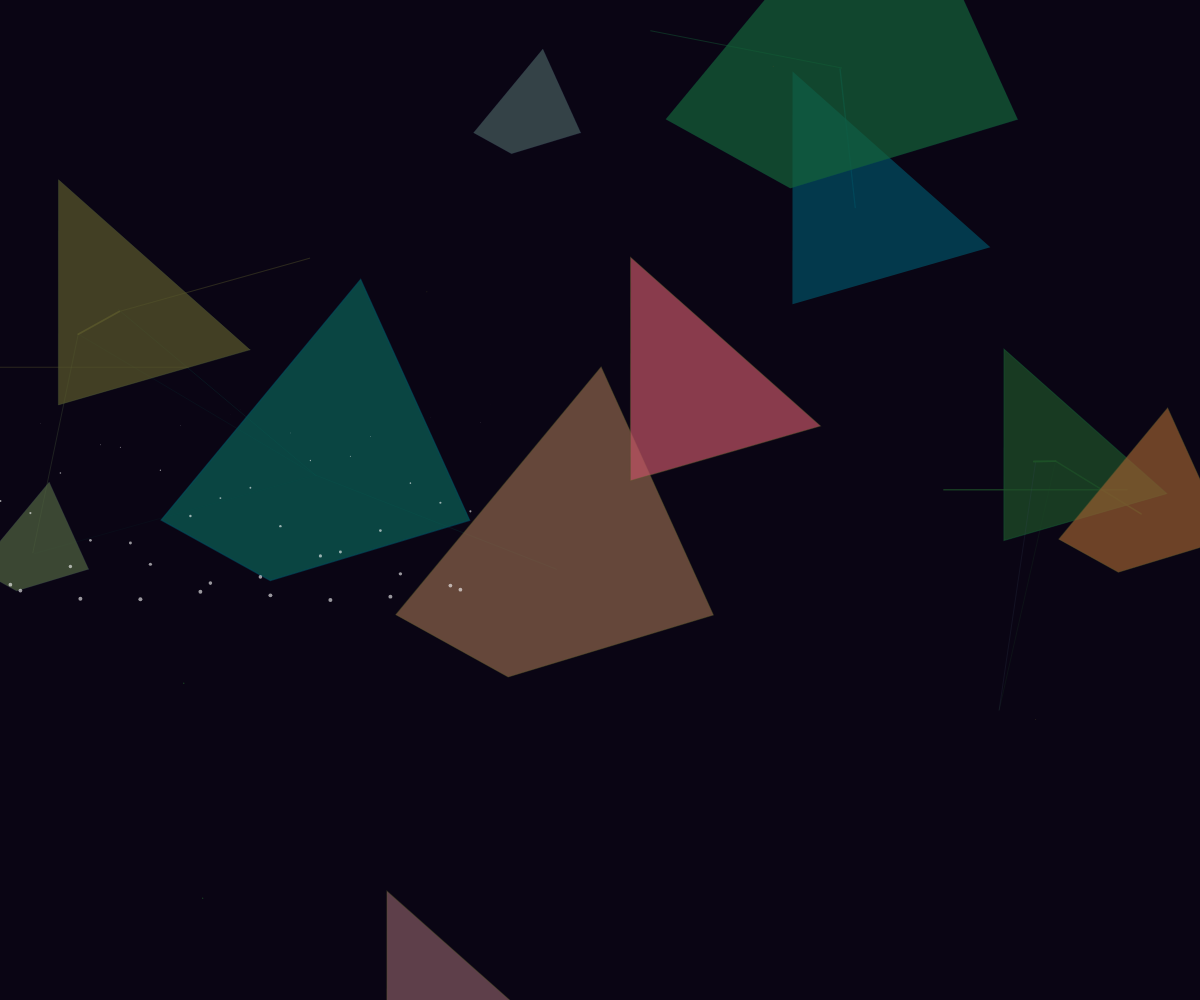
Frame 1 (no input)
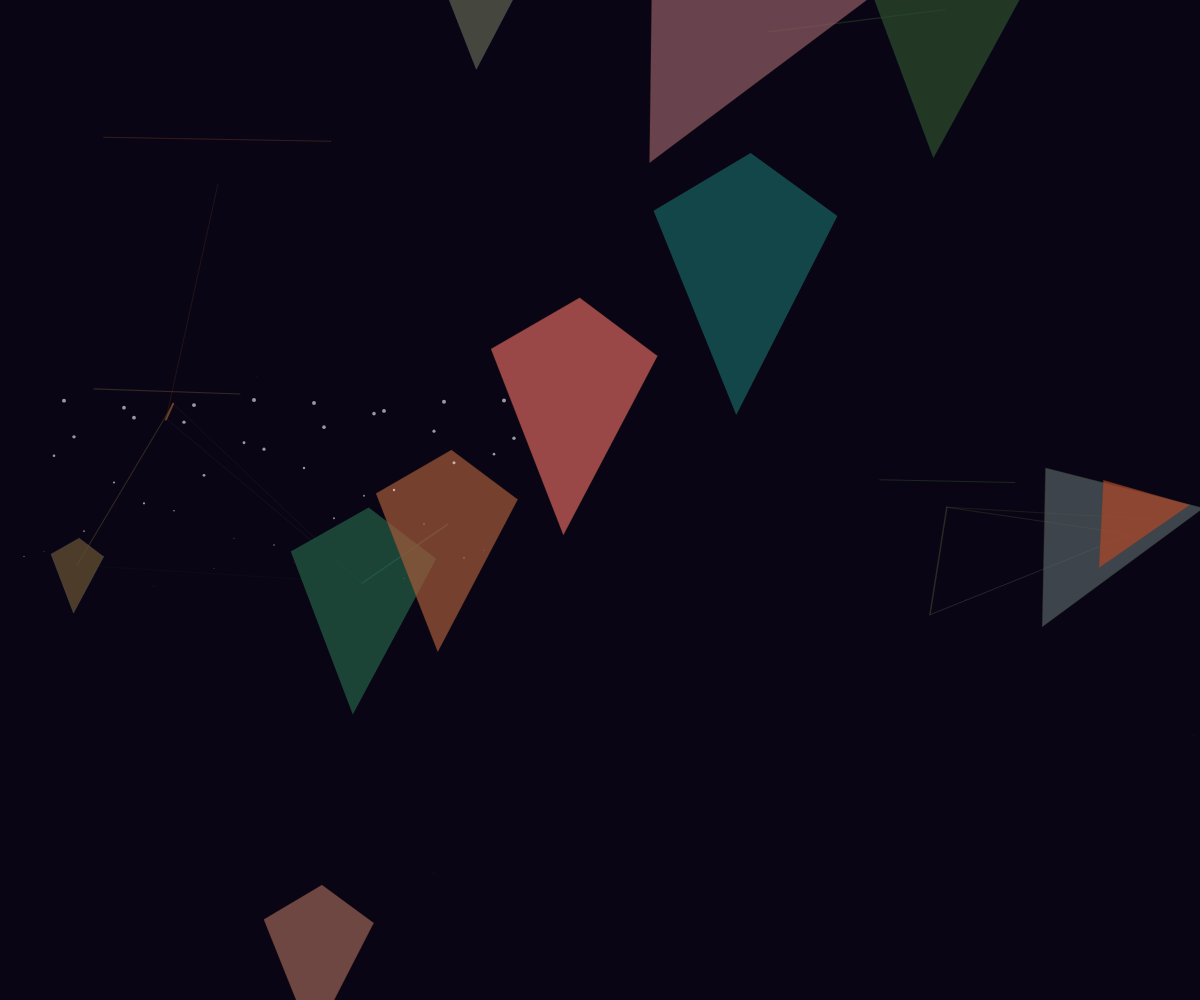
Frame 60 (no input)
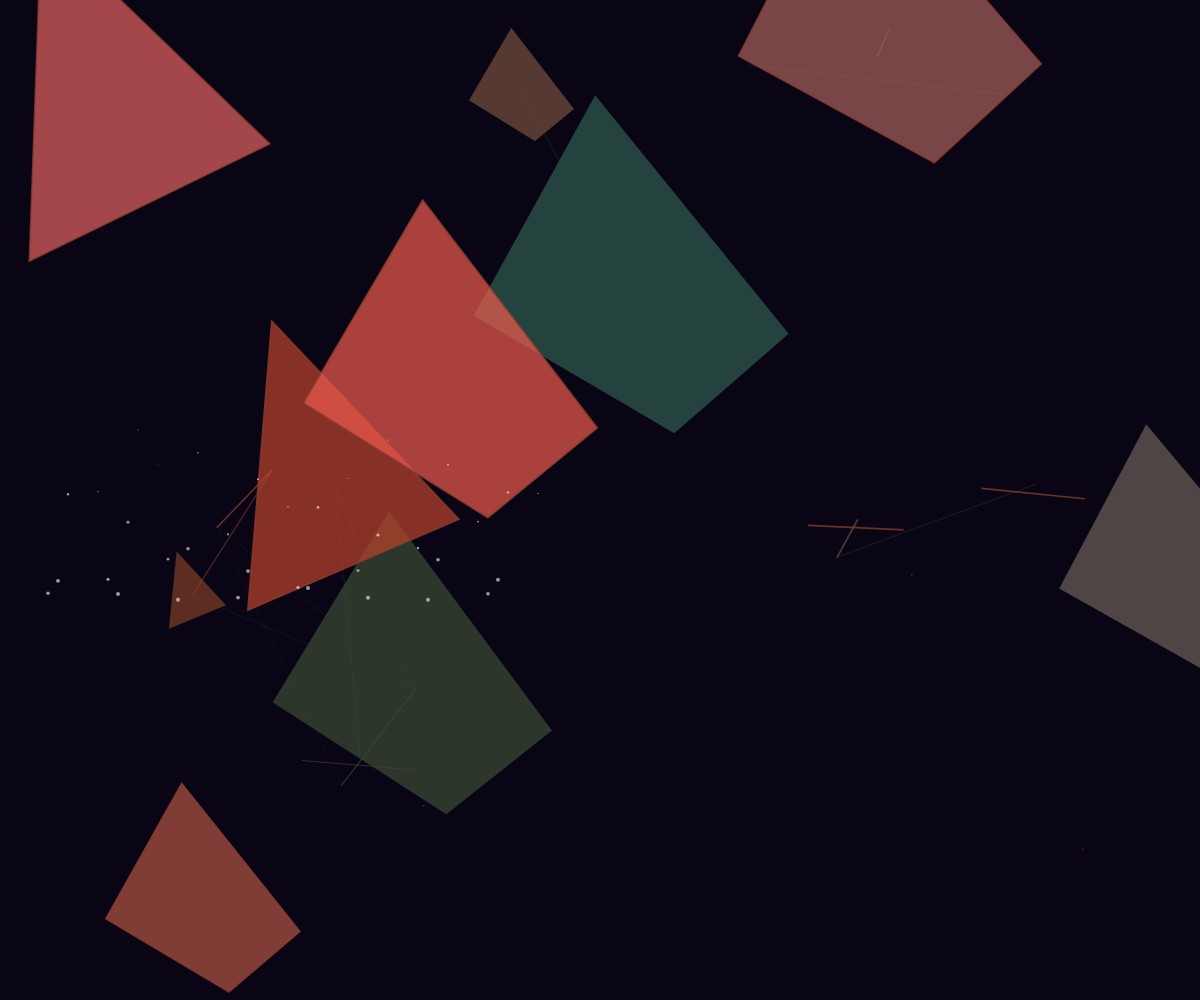
Frame 120 (the mouse pressed at the canvas centre since frame 60)

The p5.js sketch that drew these frames (run headless with seeded random() and noise() and a simulated clock; from frame 60 on, the mouse is pressed at the canvas centre):

// p5.js sketch
// ── sketch.js
let time = 0;
let forms = [];

function setup() {
  createCanvas(windowWidth, windowHeight);
  noStroke();
  
  // Initialize complex interconnected forms
  for (let i = 0; i < 20; i++) {
    forms.push({
      x: random(width),
      y: random(height),
      size: random(50, 200),
      speed: random(0.01, 0.05),
      angle: random(TWO_PI),
      color: [random(255), random(255), random(255)],
      connections: []
    });
  }
  
  // Create connections between forms
  for (let i = 0; i < forms.length; i++) {
    for (let j = i + 1; j < forms.length; j++) {
      if (random() > 0.7) {
        forms[i].connections.push(j);
      }
    }
  }
}

function draw() {
  background(10, 5, 20);
  
  time += 0.02;
  
  // Update and display all forms
  for (let i = 0; i < forms.length; i++) {
    let form = forms[i];
    
    // Apply complex oscillating movement
    form.x += sin(time * form.speed + form.angle) * 2;
    form.y += cos(time * form.speed * 1.3 + form.angle) * 2;
    form.size += sin(time * 2 + i) * 0.5;
    
    // Keep forms within canvas
    if (form.x < 0 || form.x > width) form.angle += PI;
    if (form.y < 0 || form.y > height) form.angle += PI;
    
    // Color modulation based on position and time
    let hue = (time * 20 + i * 10) % 360;
    let sat = 80 + sin(time + i) * 20;
    let bright = 70 + cos(time * 0.5 + i) * 30;
    
    fill(hue, sat, bright, 180);
    
    // Draw main form with dynamic shape
    push();
    translate(form.x, form.y);
    rotate(time * form.speed);
    
    let sides = 3 + floor(sin(time * 0.5 + i) * 2);
    let size = form.size * (0.8 + sin(time * 3 + i) * 0.2);
    
    beginShape();
    for (let a = 0; a < TWO_PI; a += TWO_PI / sides) {
      let x = cos(a) * size;
      let y = sin(a) * size;
      // Add complex deformation
      x += sin(time * 4 + a * 3) * size * 0.3;
      y += cos(time * 3 + a * 2) * size * 0.3;
      vertex(x, y);
    }
    endShape(CLOSE);
    
    pop();
    
    // Draw connections between forms
    fill(255, 100);
    for (let j = 0; j < form.connections.length; j++) {
      let other = forms[form.connections[j]];
      if (other) {
        let d = dist(form.x, form.y, other.x, other.y);
        if (d < 300) {
          stroke(hue, sat, bright, map(d, 0, 300, 255, 30));
          strokeWeight(map(d, 0, 300, 2, 0.5));
          line(form.x, form.y, other.x, other.y);
        }
      }
    }
  }
  
  // Add floating particles for extra fluidity
  for (let i = 0; i < 50; i++) {
    let x = (time * 20 + i * 10) % width;
    let y = sin(time * 0.5 + i) * 100 + height / 2;
    let size = sin(time * 3 + i) * 2 + 2;
    
    fill(255, 150);
    noStroke();
    ellipse(x, y, size, size);
  }
}

function windowResized() {
  resizeCanvas(windowWidth, windowHeight);
}
